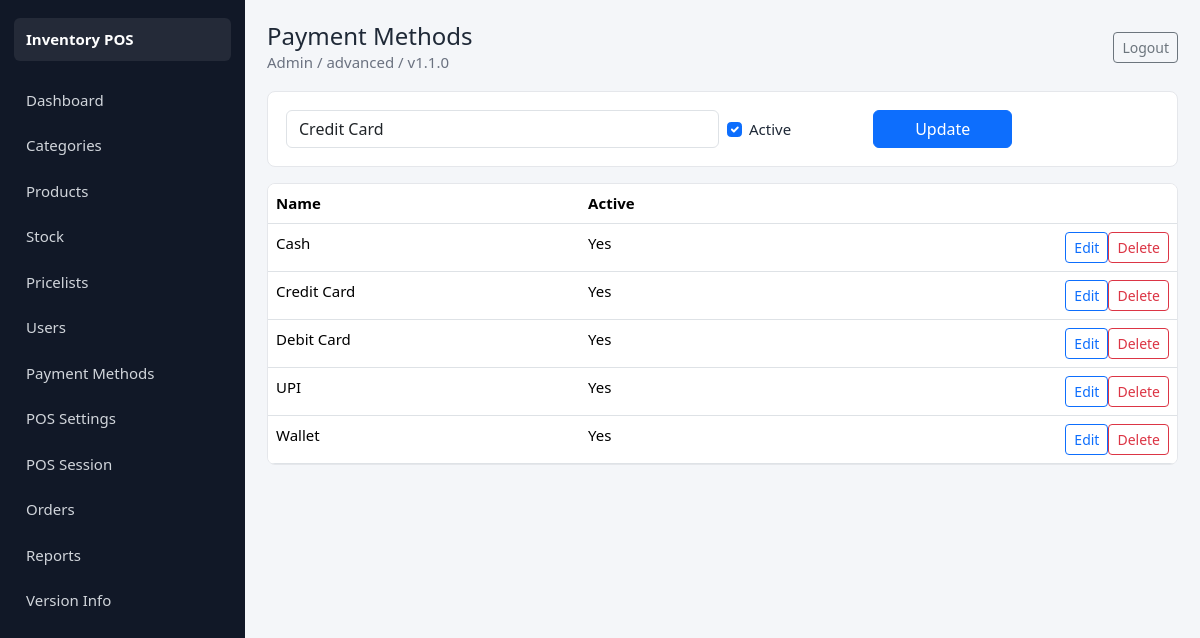
/modules/pos/payment_methods.php?edit=3 (signed in), run on the app's committed database.
### tables this page shows
CREATE TABLE payment_methods (
  id INT AUTO_INCREMENT PRIMARY KEY,
  name VARCHAR(100) NOT NULL,
  active TINYINT(1) NOT NULL DEFAULT 1
);

### config/auth.php (called while the page is built, shortened)
<?php
function e(?string $value): string
{
    return htmlspecialchars((string)$value, ENT_QUOTES, 'UTF-8');
}

### modules/pos/payment_methods.php (the view, shortened to what this page needs)
<?php
require __DIR__ . '/../../config/database.php'; require __DIR__ . '/../../config/auth.php';
$edit = null; if (isset($_GET['edit'])) { $stmt=$pdo->prepare('SELECT * FROM payment_methods WHERE id=?'); $stmt->execute([(int)$_GET['edit']]); $edit=$stmt->fetch(); }
$methods = $pdo->query('SELECT * FROM payment_methods ORDER BY name')->fetchAll();
require __DIR__ . '/../../templates/header.php';
?>
<form class="panel mb-3" method="post"><?= csrf_field() ?><input type="hidden" name="id" value="<?= e($edit['id'] ?? '') ?>"><div class="row g-2"><div class="col-md-6"><input class="form-control" name="name" placeholder="Payment method" value="<?= e($edit['name'] ?? '') ?>" required></div><div class="col-md-2"><label class="form-check mt-2"><input class="form-check-input" type="checkbox" name="active" <?= !isset($edit['active']) || $edit['active'] ? 'checked' : '' ?>> Active</label></div><div class="col-md-2"><button class="btn btn-primary w-100"><?= $edit ? 'Update' : 'Add' ?></button></div></div></form>
<div class="table-wrap"><table class="table mb-0"><thead><tr><th>Name</th><th>Active</th><th></th></tr></thead><tbody><?php foreach ($methods as $m): ?><tr><td><?= e($m['name']) ?></td><td><?= $m['active'] ? 'Yes' : 'No' ?></td><td class="text-end"><a class="btn btn-sm btn-outline-primary" href="?edit=<?= $m['id'] ?>">Edit</a><form class="d-inline" method="post"><?= csrf_field() ?><input type="hidden" name="delete_id" value="<?= $m['id'] ?>"><button class="btn btn-sm btn-outline-danger" data-confirm="Delete method?">Delete</button></form></td></tr><?php endforeach; ?></tbody></table></div>
<?php require __DIR__ . '/../../templates/footer.php'; ?>

### assets/css/style.css (style rules this page uses)
:root { --ink: #1f2937; --muted: #6b7280; --line: #e5e7eb; --accent: #2563eb; --surface: #ffffff; --bg: #f4f6f9; }
body { background: var(--bg); color: var(--ink); font-size: 15px; }
.panel, .metric { background: var(--surface); border: 1px solid var(--line); border-radius: 8px; padding: 18px; }
.table-wrap { background: var(--surface); border: 1px solid var(--line); border-radius: 8px; overflow: auto; }

### data on the page
payment_methods: name "Credit Card", active "☑", shows "Yes"
payment_methods: name "Cash", active "Yes"
payment_methods: name "Debit Card", active "Yes"
payment_methods: name "UPI", active "Yes"
payment_methods: name "Wallet", active "Yes"

### other printed values
$title "Payment Methods"
current_user()['name'] "Admin"
current_user()['role'] "advanced"
APP_VERSION "1.1.0"
